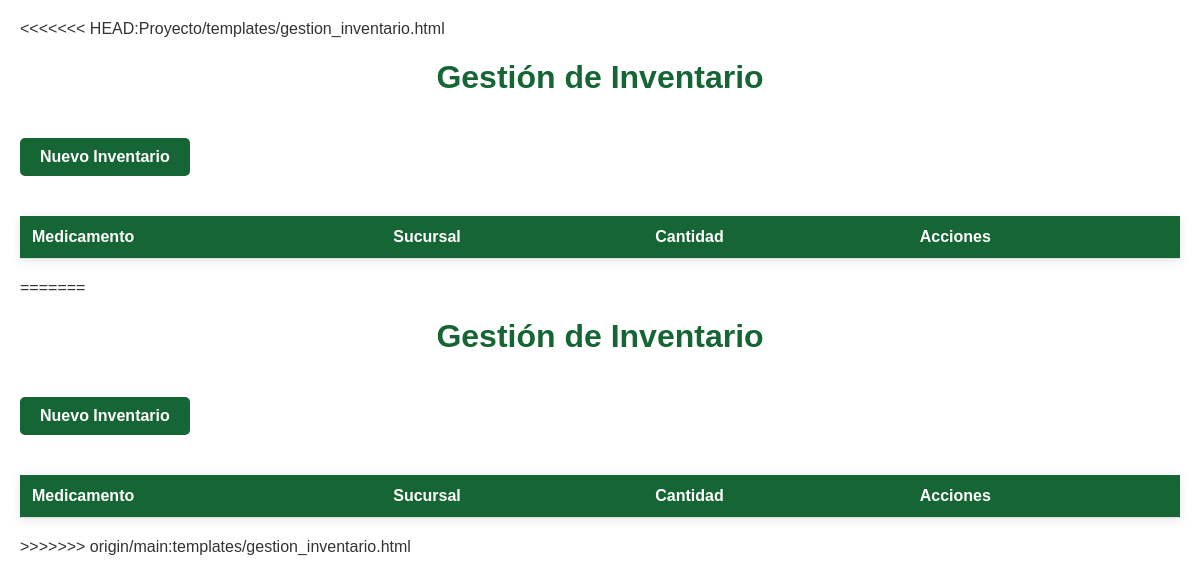
Page /inventario/ on the earlier database version.
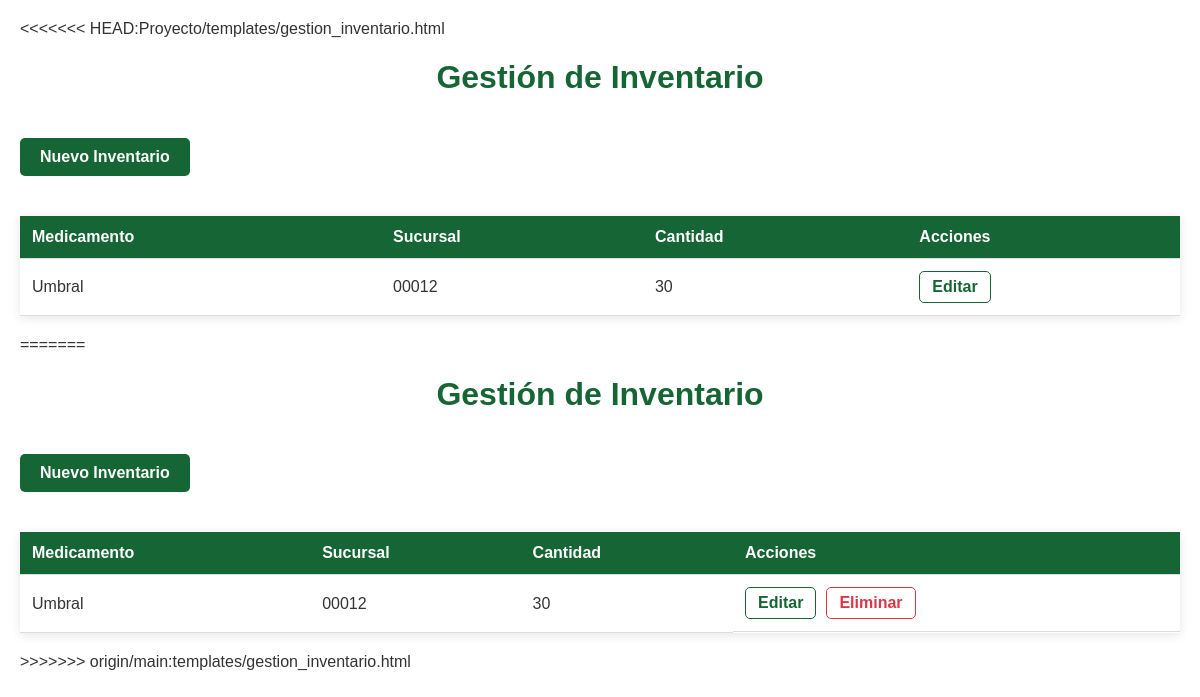
Same page on the later database version.
### FarmAPE/models.py (models this page shows, shortened)
class Inventario(models.Model):
    sucursal = models.ForeignKey(Sucursal, related_name='inventarios', on_delete=models.CASCADE)
    medicamento = models.ForeignKey(Medicamento, related_name='inventarios', on_delete=models.CASCADE)
    cantidad = models.IntegerField()

class Medicamento(models.Model):
    nombre = models.CharField(max_length=100)
    precio = models.FloatField()

class Sucursal(models.Model):
    numeroSucursal = models.CharField(max_length=50)
    direccion = models.TextField()
    telefono = models.CharField(max_length=20)
    farmacia = models.ForeignKey(Farmacia, related_name='sucursales', on_delete=models.CASCADE)

### FarmAPE/views.py (the view)
# urls.py: path('inventario/', GestionInventarioListView.as_view(), name='gestion_inventario'),
class GestionInventarioListView(ListView):
    model = Inventario
    template_name = 'gestion_inventario.html'
    context_object_name = 'inventarios'
    paginate_by = 10
    def get_queryset(self):
        return Inventario.objects.all()

### templates/gestion_inventario.html (shortened to what this page needs)
<!DOCTYPE html>
<html lang="es">
<head>
</head>
<body>
<h1>Gestión de Inventario</h1>
<a href="/inventario/nuevo" class="btn-nuevo">Nuevo Inventario</a>
<table>
    <thead>
        <tr>
            <th>Medicamento</th>
            <th>Sucursal</th>
            <th>Cantidad</th>
            <th>Acciones</th>
        </tr>
    </thead>
    <tbody>
        {% for inventario in inventarios %}
        <tr>
            <td>{{ inventario.medicamento.nombre }}</td>
            <td>{{ inventario.sucursal.numeroSucursal }}</td>
            <td>{{ inventario.cantidad }}</td>
            <td class="actions">
                <a href="{% url 'editar_inventario' inventario.pk %}"> Editar</a>
            </td>
        </tr>
        {% endfor %}
    </tbody>
</table>
</body>
</html>
<!DOCTYPE html>
<html lang="es">
<head>
</head>
<body>
<h1>Gestión de Inventario</h1>
<a href="/inventario/nuevo" class="btn-nuevo">Nuevo Inventario</a>
<table>
    <thead>
        <tr>
            <th>Medicamento</th>
            <th>Sucursal</th>
            <th>Cantidad</th>
            <th>Acciones</th>
        </tr>
    </thead>
    <tbody>
        {% for inventario in inventarios %}
        <tr>
            <td>{{ inventario.medicamento.nombre }}</td>
            <td>{{ inventario.sucursal.numeroSucursal }}</td>
            <td>{{ inventario.cantidad }}</td>
            <td class="actions">
                <a href="{% url 'editar_inventario' inventario.pk %}"> Editar</a>
                <a href="{% url 'eliminar_inventario' inventario.pk %}" class="btn-eliminar"> Eliminar</a>
            </td>
        </tr>
        {% endfor %}
    </tbody>
</table>
</body>
</html>

Differences in the rows shown:
added Inventario: medicamento.nombre "Umbral", sucursal.numeroSucursal "00012", cantidad "30"
